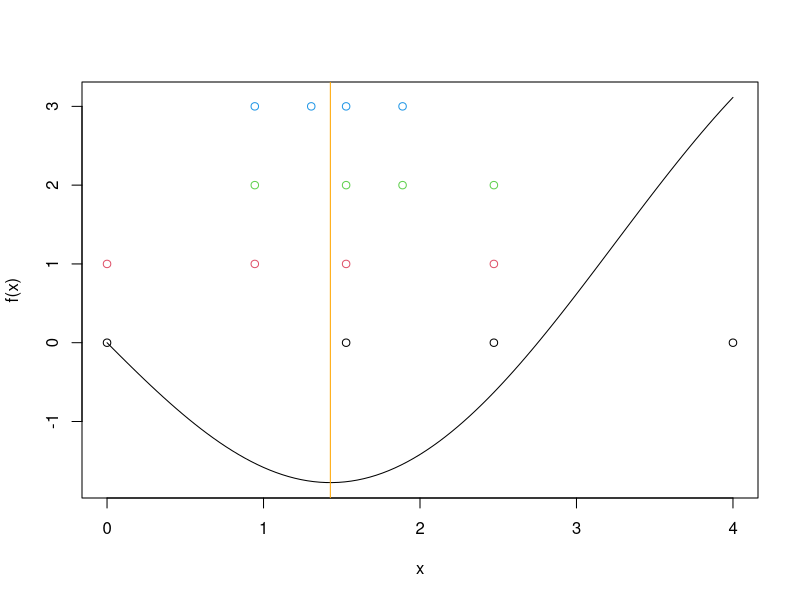

Here is the R script that generated this plot:
rm(list=ls())

# e.g. Find the minimum of f(x) = x^2/10 -2*sin(x) in [0, 4].
f = function(x) {
  return(x^2/10 - 2*sin(x))
}

# Golden section search works for a unimodal function f().
#
# Here is the code without any graphing.
golden.section.search = function(f, lower, upper, tol=0.001, ...) {
  phi = (1 + sqrt(5))/2 # golden.ratio (allows cutting 1/2 of calls to f())
  repeat {
    range = upper - lower
    lower.middle = upper - (phi - 1)*range
    upper.middle = lower + (phi - 1)*range
    if (range < tol) {
      return(lower)
    }
    
    if (f(lower.middle, ...) < f(upper.middle, ...)) {
      #one of the middle lower or upper is always the same, so we could save one function call.
      upper = upper.middle
    } else {
      lower = lower.middle
    }
  }
}

# Here is the code again, this time code added to make a graph and
# show the progress of the search.
golden.section.search = function(f, lower, upper, tol=0.001, ...) {
  phi = (1 + sqrt(5))/2 # golden.ratio (allows cutting 1/2 of calls to f())
  curve(f, lower, upper) # for graph
  i = 0 # for graph
  repeat {
    range = upper - lower
    lower.middle = upper - (phi - 1)*range
    upper.middle = lower + (phi - 1)*range
    if (i < 4) { # for graph
      points(x=c(lower, lower.middle, upper.middle, upper), y=c(i,i,i,i), col=i+1)
    }
    if (range < tol) {
      abline(v=lower, col="orange") # for graph
      return(lower)
    }
    cat(sep="", "lower=", lower, ", lower.middle=", lower.middle,
        ", upper.middle=", upper.middle, ", upper=", upper, "\n")
    if (f(lower.middle, ...) < f(upper.middle, ...)) {
      upper = upper.middle
    } else {
      lower = lower.middle
    }
    i = i + 1 # for graph
    scan(what=character(), n=1, quiet=TRUE) # Require "Enter" to move.
  }
}

g = golden.section.search(f, 0, 4)
print(g)

## it can make mistake for getting the local minimum instead of the global. take (-15,15) of the f
## for exmple.





